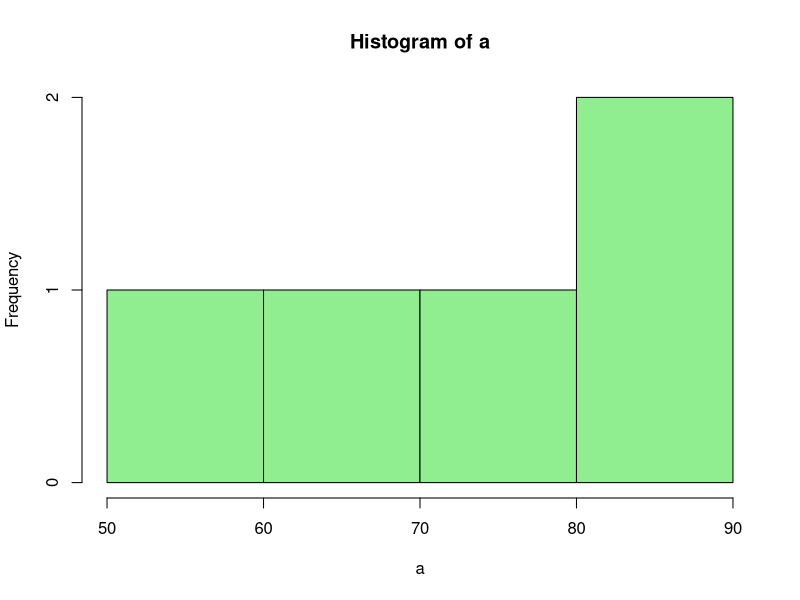

Generate this figure with R:
a <- c(55, 67, 89, 80, 90)

h <- hist(a, main = "Histogram of a", xlab = "a", ylab = "Frequency",
          col = "lightgreen", border = "black")

# Number of values in each bin
print(h$breaks)
print(h$counts)
